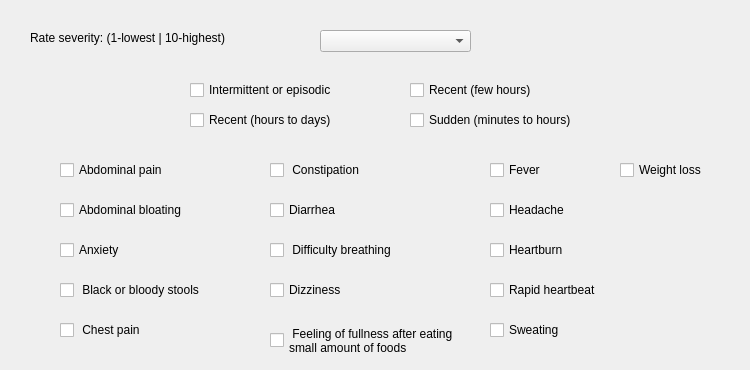
    <widget class="QWidget" name="t9">
     <attribute name="title">
      <string>Nausea</string>
     </attribute>
     <widget class="QCheckBox" name="cb158">
      <property name="geometry">
       <rect>
        <x>270</x>
        <y>240</y>
        <width>151</width>
        <height>20</height>
       </rect>
      </property>
      <property name="text">
       <string> Difficulty breathing </string>
      </property>
     </widget>
     <widget class="QCheckBox" name="cb160">
      <property name="geometry">
       <rect>
        <x>60</x>
        <y>280</y>
        <width>191</width>
        <height>20</height>
       </rect>
      </property>
      <property name="text">
       <string> Black or bloody stools</string>
      </property>
     </widget>
     <widget class="QCheckBox" name="cb156">
      <property name="geometry">
       <rect>
        <x>490</x>
        <y>200</y>
        <width>141</width>
        <height>20</height>
       </rect>
      </property>
      <property name="text">
       <string>Headache</string>
      </property>
     </widget>
     <widget class="QCheckBox" name="cb157">
      <property name="geometry">
       <rect>
        <x>60</x>
        <y>240</y>
        <width>121</width>
        <height>20</height>
       </rect>
      </property>
      <property name="text">
       <string>Anxiety </string>
      </property>
     </widget>
     <widget class="QCheckBox" name="cb150">
      <property name="geometry">
       <rect>
        <x>60</x>
        <y>160</y>
        <width>211</width>
        <height>20</height>
       </rect>
      </property>
      <property name="text">
       <string>Abdominal pain</string>
      </property>
     </widget>
     <widget class="QCheckBox" name="cb146">
      <property name="geometry">
       <rect>
        <x>190</x>
        <y>80</y>
        <width>201</width>
        <height>20</height>
       </rect>
      </property>
      <property name="text">
       <string>Intermittent or episodic </string>
      </property>
     </widget>
     <widget class="QCheckBox" name="cb152">
      <property name="geometry">
       <rect>
        <x>490</x>
        <y>160</y>
        <width>111</width>
        <height>20</height>
       </rect>
      </property>
      <property name="text">
       <string>Fever</string>
      </property>
     </widget>
     <widget class="QCheckBox" name="cb159">
      <property name="geometry">
       <rect>
        <x>490</x>
        <y>240</y>
        <width>121</width>
        <height>20</height>
       </rect>
      </property>
      <property name="text">
       <string>Heartburn </string>
      </property>
     </widget>
     <widget class="QCheckBox" name="cb151">
      <property name="geometry">
       <rect>
        <x>270</x>
        <y>160</y>
        <width>131</width>
        <height>20</height>
       </rect>
      </property>
      <property name="text">
       <string> Constipation </string>
      </property>
     </widget>
     <widget class="QCheckBox" name="cb165">
      <property name="geometry">
       <rect>
        <x>490</x>
        <y>320</y>
        <width>141</width>
        <height>20</height>
       </rect>
      </property>
      <property name="text">
       <string>Sweating</string>
      </property>
     </widget>
     <widget class="QCheckBox" name="cb155">
      <property name="geometry">
       <rect>
        <x>270</x>
        <y>200</y>
        <width>141</width>
        <height>20</height>
       </rect>
      </property>
      <property name="text">
       <string>Diarrhea </string>
      </property>
     </widget>
     <widget class="QLabel" name="label_10">
      <property name="geometry">
       <rect>
        <x>30</x>
        <y>30</y>
        <width>271</width>
        <height>16</height>
       </rect>
      </property>
      <property name="text">
       <string>Rate severity: (1-lowest | 10-highest)</string>
      </property>
     </widget>
     <widget class="QCheckBox" name="cb154">
      <property name="geometry">
       <rect>
        <x>60</x>
        <y>200</y>
        <width>171</width>
        <height>20</height>
       </rect>
      </property>
      <property name="text">
       <string>Abdominal bloating</string>
      </property>
     </widget>
     <widget class="QCheckBox" name="cb163">
      <property name="geometry">
       <rect>
        <x>60</x>
        <y>320</y>
        <width>121</width>
        <height>20</height>
       </rect>
      </property>
      <property name="text">
       <string> Chest pain</string>
      </property>
     </widget>
     <widget class="QCheckBox" name="cb162">
      <property name="geometry">
       <rect>
        <x>490</x>
        <y>280</y>
        <width>141</width>
        <height>20</height>
       </rect>
      </property>
      <property name="text">
       <string>Rapid heartbeat</string>
      </property>
     </widget>
     <widget class="QComboBox" name="combo9">
      <property name="geometry">
       <rect>
        <x>320</x>
        <y>30</y>
        <width>151</width>
        <height>22</height>
       </rect>
      </property>
     </widget>
     <widget class="QCheckBox" name="cb161">
      <property name="geometry">
       <rect>
        <x>270</x>
        <y>280</y>
        <width>131</width>
        <height>20</height>
       </rect>
      </property>
      <property name="text">
       <string>Dizziness </string>
      </property>
     </widget>
     <widget class="QCheckBox" name="cb164">
      <property name="geometry">
       <rect>
        <x>270</x>
        <y>320</y>
        <width>231</width>
        <height>41</height>
       </rect>
      </property>
      <property name="text">
       <string> Feeling of fullness after eating
small amount of foods</string>
      </property>
     </widget>
     <widget class="QCheckBox" name="cb148">
      <property name="geometry">
       <rect>
        <x>190</x>
        <y>110</y>
        <width>201</width>
        <height>20</height>
       </rect>
      </property>
      <property name="text">
       <string>Recent (hours to days) </string>
      </property>
     </widget>
     <widget class="QCheckBox" name="cb147">
      <property name="geometry">
       <rect>
        <x>410</x>
        <y>80</y>
        <width>191</width>
        <height>20</height>
       </rect>
      </property>
      <property name="text">
       <string>Recent (few hours) </string>
      </property>
     </widget>
     <widget class="QCheckBox" name="cb149">
      <property name="geometry">
       <rect>
        <x>410</x>
        <y>110</y>
        <width>211</width>
        <height>20</height>
       </rect>
      </property>
      <property name="text">
       <string>Sudden (minutes to hours)</string>
      </property>
     </widget>
     <widget class="QCheckBox" name="cb153">
      <property name="geometry">
       <rect>
        <x>620</x>
        <y>160</y>
        <width>121</width>
        <height>20</height>
       </rect>
      </property>
      <property name="text">
       <string>Weight loss</string>
      </property>
     </widget>
    </widget>
